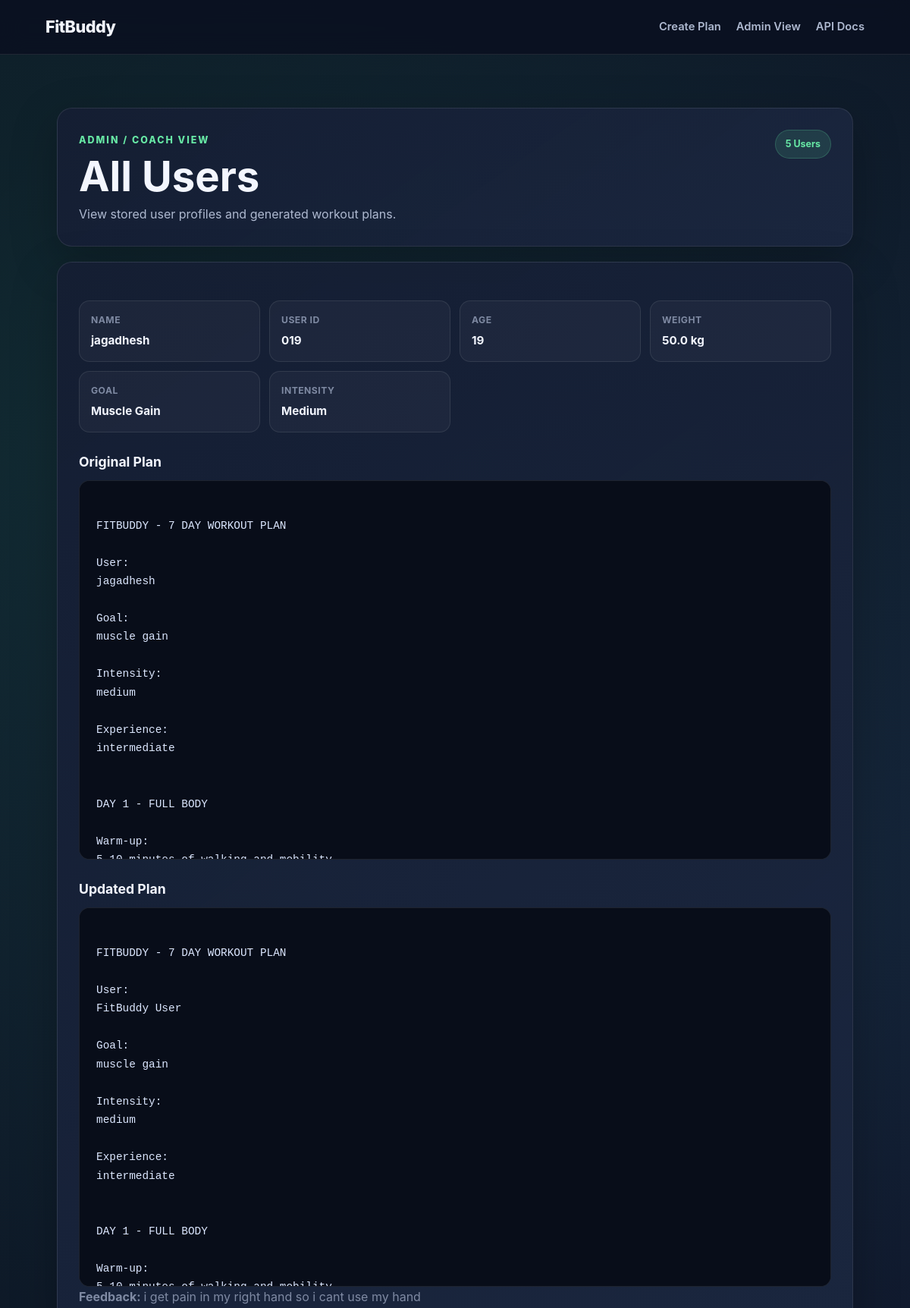
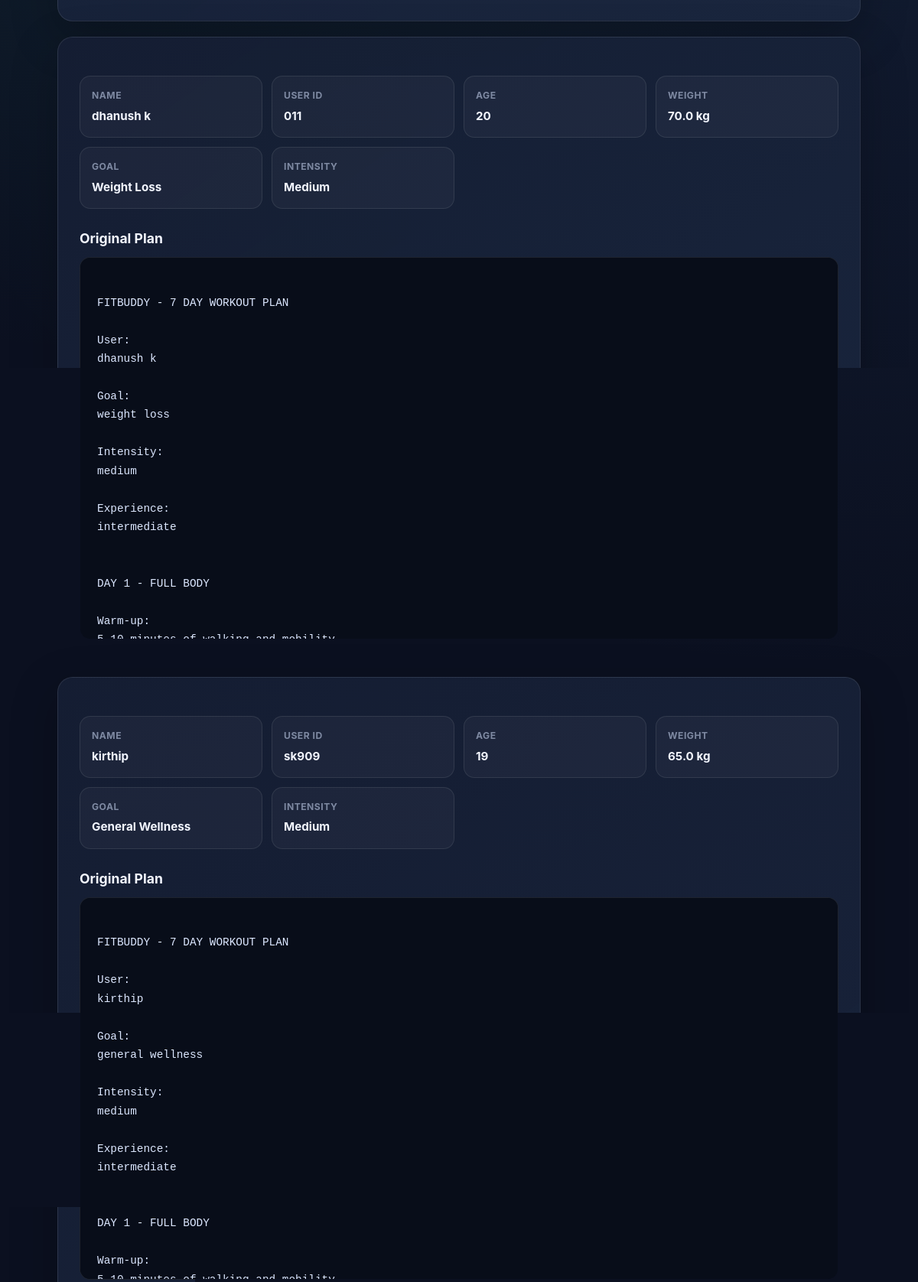
Screenshot of /view-all-users (upper part) with the database file from the repository (2 pictures, top to bottom).
### app/models.py (models this page shows)
class User(Base):
    __tablename__ = "users"
    id: Mapped[int] = mapped_column(
        Integer,
        primary_key=True,
        index=True
    )
    user_id: Mapped[str] = mapped_column(
        String(100),
        unique=True,
        index=True,
        nullable=False
    )
    name: Mapped[str] = mapped_column(
        String(120),
        nullable=False
    )
    age: Mapped[int] = mapped_column(
        Integer,
        nullable=False
    )
    weight: Mapped[float] = mapped_column(
        Float,
        nullable=False
    )
    goal: Mapped[str] = mapped_column(
        String(50),
        nullable=False
    )
    intensity: Mapped[str] = mapped_column(
        String(20),
        nullable=False
    )
    experience_level: Mapped[str] = mapped_column(
        String(30),
        nullable=False,
        default="beginner"
    )
    created_at: Mapped[datetime] = mapped_column(
        DateTime,
        server_default=func.now(),
        nullable=False
    )

class Plan(Base):
    __tablename__ = "plans"
    id: Mapped[int] = mapped_column(
        Integer,
        primary_key=True,
        index=True
    )
    user_id: Mapped[str] = mapped_column(
        String(100),
        unique=True,
        index=True,
        nullable=False
    )
    original_plan: Mapped[str] = mapped_column(
        Text,
        nullable=False
    )
    updated_plan: Mapped[str | None] = mapped_column(
        Text,
        nullable=True
    )
    nutrition_tip: Mapped[str] = mapped_column(
        Text,
        nullable=False
    )
    feedback: Mapped[str | None] = mapped_column(
        Text,
        nullable=True
    )
    updated_at: Mapped[datetime | None] = mapped_column(
        DateTime,
        nullable=True
    )
    created_at: Mapped[datetime] = mapped_column(
        DateTime,
        server_default=func.now(),
        nullable=False
    )

### app/routes.py (the view)
@router.get(
    "/view-all-users",
    response_class=HTMLResponse
)
def view_all_users(
    request: Request,
    db: Session = Depends(get_db)
):
    users = db.scalars(
        select(User).order_by(
            User.created_at.desc()
        )
    ).all()
    plans = {
        plan.user_id: plan
        for plan in db.scalars(
            select(Plan)
        ).all()
    }
    return templates.TemplateResponse(
        request=request,
        name="all_users.html",
        context={
            "title":
            "FitBuddy Admin Dashboard",
            "users":
            users,
            "plans":
            plans
        }
    )

### templates/all_users.html (shortened to what this page needs)
{% extends "base.html" %}
{% block content %}
<link rel="stylesheet" href="/static/css/style.css">
<section class="card">
    <div class="result-header">
        <div>
            <span class="eyebrow">
                ADMIN / COACH VIEW
            </span>
            <h1>
                All Users
            </h1>
            <p>
                View stored user profiles and
                generated workout plans.
            </p>
        </div>
        <span class="badge">
            {{ users|length }} users
        </span>
    </div>
</section>
{% if users %}
{% for user in users %}
<section class="card admin-user">
    <div class="profile-grid">
        <div>
            <strong>
                Name
            </strong>
            <span>
                {{ user.name }}
            </span>
        </div>
        <div>
            <strong>
                User ID
            </strong>
            <span>
                {{ user.user_id }}
            </span>
        </div>
        <div>
            <strong>
                Age
            </strong>
            <span>
                {{ user.age }}
            </span>
        </div>
        <div>
            <strong>
                Weight
            </strong>
            <span>
                {{ user.weight }} kg
            </span>
        </div>
        <div>
            <strong>
                Goal
            </strong>
            <span>
                {{ user.goal|title }}
            </span>
        </div>
        <div>
            <strong>
                Intensity
            </strong>
            <span>
                {{ user.intensity|title }}
            </span>
        </div>
    </div>
    {% set plan = plans.get(user.user_id) %}
    {% if plan %}
    <h3>
        Original Plan
    </h3>
    <pre class="plan compact">
{{ plan.original_plan }}
    </pre>
    {% if plan.updated_plan %}
    <h3>
        Updated Plan
    </h3>
    <pre class="plan compact">
{{ plan.updated_plan }}
    </pre>
    <p class="muted">
        <strong>
            Feedback:
        </strong>
        {{ plan.feedback }}
    </p>
    {% endif %}
    {% else %}
    <p>
        No workout plan stored.
    </p>
    {% endif %}
</section>
{% endfor %}
{% endif %}
{% endblock %}

### templates/base.html (shortened to what this page needs)
<!DOCTYPE html>
<html lang="en">
    <link rel="stylesheet" href="/static/css/style.css">
<head>
</head>
<body>
<header class="topbar">
    <a
        class="brand"
        href="/"
    >
        FitBuddy
    </a>
    <nav>
        <a href="/">
            Create Plan
        </a>
        <a href="/view-all-users">
            Admin View
        </a>
        <a href="/docs">
            API Docs
        </a>
    </nav>
</header>
<main class="container">
    {% block content %}
    {% endblock %}
</main>
</body>
</html>

### static/css/style.css (style rules this page uses)
:root { --bg-primary: #0b1020; --bg-secondary: #11182b; --card-bg: #151e33; --card-bg-light: #1b2740; --text-primary: #f3f6ff; --text-secondary: #aeb9d0; --text-muted: #7f8aa3; --accent: #67e8a5; --accent-dark: #34d399; --accent-soft: rgba(103, 232, 165, 0.12); --border: rgba(255, 255, 255, 0.09); --border-light: rgba(255, 255, 255, 0.15); --danger: #fb7185; --warning: #fbbf24; --shadow: 0 20px 60px rgba(0, 0, 0, 0.25); --radius-small: 10px; --radius-medium: 14px; --radius-large: 20px; }
* { margin: 0; padding: 0; box-sizing: border-box; }
html { scroll-behavior: smooth; }
body { min-height: 100vh; font-family: Inter, -apple-system, BlinkMacSystemFont, "Segoe UI", Roboto, Arial, sans-serif; color: var(--text-primary); background: radial-gradient( circle at 10% 10%, rgba(52, 211, 153, 0.12), transparent 30% ), radial-gradient( circle at 90% 20%, rgba(96, 165, 250, 0.10), transparent 30% ), var(--bg-primary); line-height: 1.6; }
a { color: var(--accent); text-decoration: none; }
.topbar { position: sticky; top: 0; z-index: 1000; width: 100%; display: flex; align-items: center; justify-content: space-between; gap: 20px; padding: 18px 5%; background: rgba(11, 16, 32, 0.88); backdrop-filter: blur(14px); -webkit-backdrop-filter: blur(14px); border-bottom: 1px solid var(--border); }
.brand { color: var(--text-primary); font-size: 1.35rem; font-weight: 800; letter-spacing: -0.5px; }
.topbar nav { display: flex; align-items: center; gap: 20px; flex-wrap: wrap; }
.topbar nav a { color: var(--text-secondary); font-size: 0.92rem; font-weight: 600; transition: color 0.2s ease, transform 0.2s ease; }
.container { width: min(1050px, 92%); margin: 0 auto; padding: 50px 0 80px; }
.eyebrow { display: inline-block; color: var(--accent); font-size: 0.78rem; font-weight: 800; letter-spacing: 0.16em; }
h1, h2, h3, h4 { color: var(--text-primary); }
h1 { line-height: 1.05; }
h3 { margin-bottom: 10px; font-size: 1.1rem; }
p { color: var(--text-secondary); line-height: 1.7; }
.card { margin: 20px 0; padding: 28px; background: linear-gradient( 145deg, rgba(21, 30, 51, 0.97), rgba(27, 39, 64, 0.92) ); border: 1px solid var(--border); border-radius: var(--radius-large); box-shadow: var(--shadow); }
.result-header { display: flex; align-items: flex-start; justify-content: space-between; gap: 20px; }
.result-header h1 { margin-top: 8px; margin-bottom: 8px; font-size: clamp(2rem, 5vw, 3.4rem); }
.badge { display: inline-flex; align-items: center; padding: 8px 13px; color: var(--accent); background: var(--accent-soft); border: 1px solid rgba(103, 232, 165, 0.22); border-radius: 999px; white-space: nowrap; font-size: 0.78rem; font-weight: 700; text-transform: capitalize; }
.profile-grid { display: grid; grid-template-columns: repeat(4, minmax(0, 1fr)); gap: 12px; margin-top: 22px; }
.profile-grid > div { padding: 15px; background: rgba(255, 255, 255, 0.035); border: 1px solid var(--border); border-radius: var(--radius-medium); }
.profile-grid strong, .profile-grid span { display: block; }
.profile-grid strong { margin-bottom: 5px; color: var(--text-muted); font-size: 0.76rem; font-weight: 700; text-transform: uppercase; letter-spacing: 0.04em; }
.profile-grid span { color: var(--text-primary); font-size: 0.95rem; font-weight: 700; }
.plan { margin: 0; padding: 22px; color: #dce7ff; background: #080d19; border: 1px solid var(--border); border-radius: var(--radius-medium); white-space: pre-wrap; overflow-x: auto; line-height: 1.7; font-family: ui-monospace, SFMono-Regular, Menlo, Monaco, Consolas, "Liberation Mono", monospace; font-size: 0.9rem; }
.plan.compact { max-height: 500px; overflow-y: auto; }
.muted { color: var(--text-muted); }
.admin-user { overflow: hidden; }
.admin-user h3 { margin-top: 25px; }

### rows the page displays
User: name "jagadhesh", user_id "019", age "19", weight "50.0", goal "Muscle Gain", intensity "Medium"
Plan: original_plan "FITBUDDY - 7 DAY WORKOUT PLAN User: jagadhesh Goal: muscle gain Intensity: medium Experience: intermediate DAY 1 - FULL BODY Warm-up:…", updated_plan "FITBUDDY - 7 DAY WORKOUT PLAN User: FitBuddy User Goal: muscle gain Intensity: medium Experience: intermediate DAY 1 - FULL BODY Warm-up:…", feedback "i get pain in my right hand so i cant use my hand"
User: name "dhanush k", user_id "011", age "20", weight "70.0", goal "Weight Loss", intensity "Medium"
Plan: original_plan "FITBUDDY - 7 DAY WORKOUT PLAN User: dhanush k Goal: weight loss Intensity: medium Experience: intermediate DAY 1 - FULL BODY Warm-up:…"
User: name "kirthip", user_id "sk909", age "19", weight "65.0", goal "General Wellness", intensity "Medium"
Plan: original_plan "FITBUDDY - 7 DAY WORKOUT PLAN User: kirthip Goal: general wellness Intensity: medium Experience: intermediate DAY 1 - FULL BODY Warm-up:…"

### other values shown
{{ users|length }} "5"
